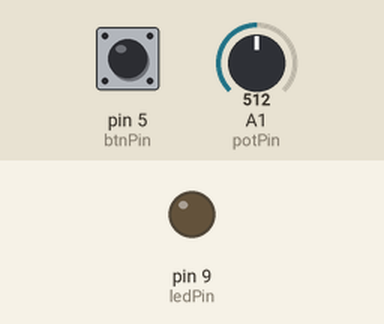
Recording of a sketch running on a simulated Arduino Uno, built with avr-gcc and run on an emulated ATmega328P. Shown: output pins drawn as LEDs (lit = HIGH). The test bench sets the inputs (shaded band); at power-on: pin 5 (btnPin) LOW, A1 (potPin) = 512. What the sketch prints to the serial monitor is not drawn.

Above: at 1.2 s.
1.3 s: pin 5 (btnPin) pulled HIGH for 0.15 s
At 1.38 s:
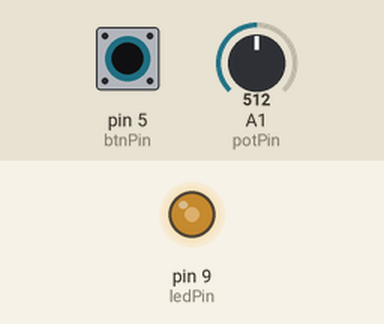
2.9 s: pin 5 (btnPin) pulled HIGH for 3.2 s
At 6.9 s:
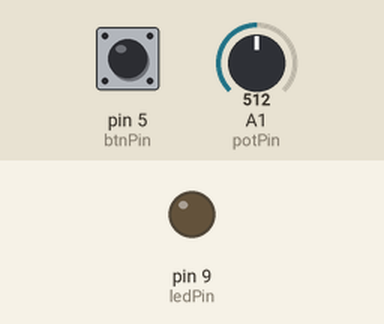
Timing chart, 0 to 8.4 s (numbered marks = the images above; inputs shaded):
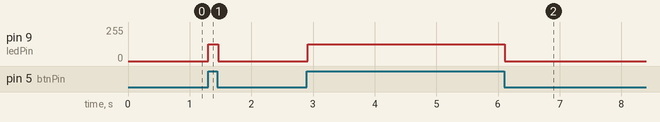

The sketch:

myFirstOwnBlink.ino
```cpp
/*
    My First Own Blick
    by Michael
    ...
*/

// Declaration of variables
const int ledPin = 9;
int ledValue;

const int btnPin = 5;
boolean btnState;

const int potPin = A1;
int potValue;

int delayTime = 20;


// put your setup code here, to run once:
void setup() {
  Serial.begin(115200);


  pinMode(btnPin, INPUT);
  pinMode(ledPin, OUTPUT);

  digitalWrite(ledPin, LOW);

  // Read the state while starting
  btnState = digitalRead(btnPin);

  // Read the potentiometer value while starting
  potValue = analogRead(potPin);
}

// put your main code here, to run repeatedly:
void loop() {
  // Read the button
  btnState = digitalRead(btnPin);

  // Read the potentiometer
  potValue = analogRead(potPin);
  Serial.println(potValue);


  // Set the potentiometer value as led value
  // pwm -> 0 - 255!
  // Recalculate
  ledValue = map(potValue, 0, 1023, 0, 255);


  if ( btnState == HIGH ) {
    //digitalWrite(ledPin, HIGH);
    analogWrite(ledPin, ledValue);
    delay(delayTime);
  }
  else {
    digitalWrite(ledPin, LOW);
    delay(delayTime);
  }

}
```

Measured:
- after the input at 1.3 s, pin 9 (ledPin): 0/255 → 127/255 at once, → 0/255 0.16 s later
- after the input at 2.9 s, pin 9 (ledPin): 0/255 → 127/255 at once, → 0/255 3.2 s later
